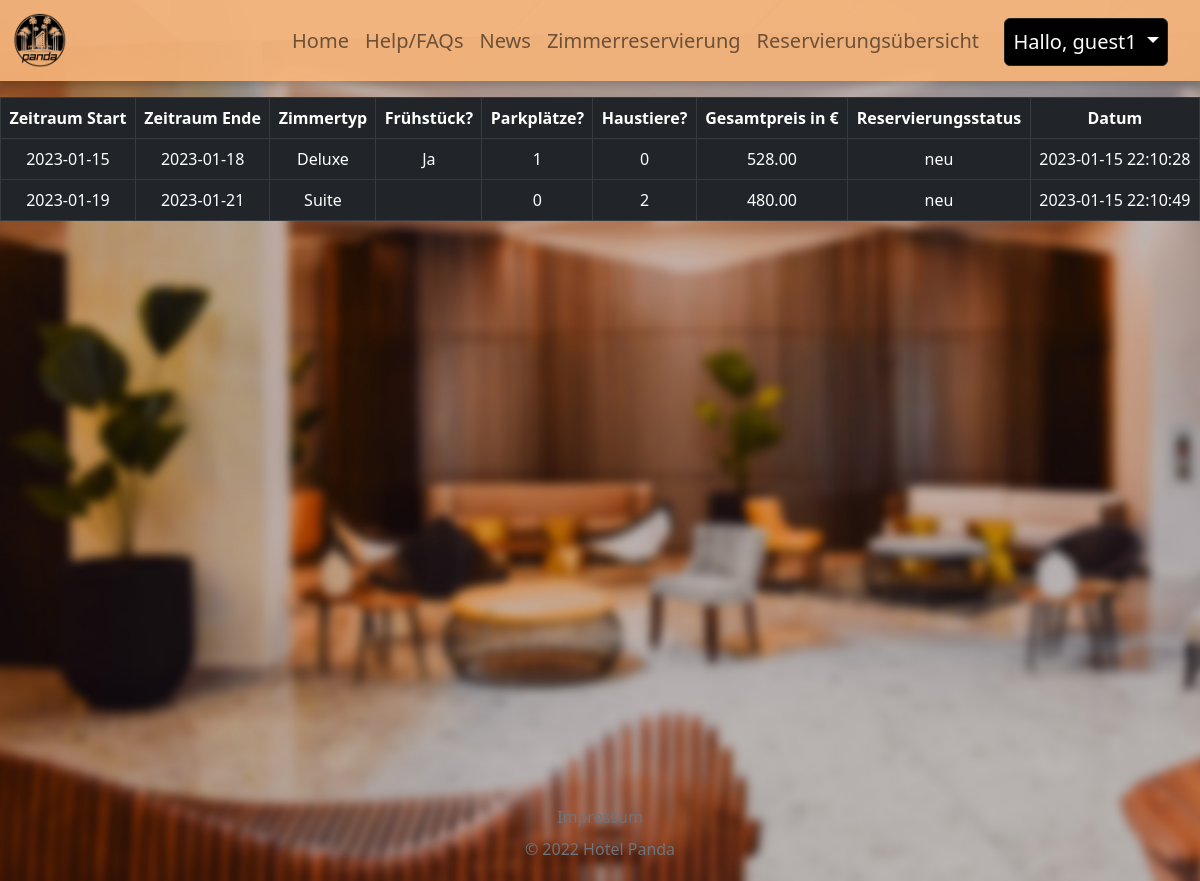
The app's page /index.php?page=reservierungsuebersicht (signed in) with its own data.
### tables this page shows
CREATE TABLE `reservations` (
  `usersId` int(11) NOT NULL,
  `start_date` date NOT NULL,
  `end_date` date NOT NULL,
  `room_type` varchar(255) NOT NULL,
  `breakfast` varchar(255) NOT NULL,
  `parking` varchar(255) NOT NULL,
  `pets` varchar(255) NOT NULL,
  `total_cost` decimal(10,2) NOT NULL,
  `status` varchar(255) NOT NULL,
  `reservation_date` timestamp NOT NULL DEFAULT current_timestamp()
);

### utils/roleinc.php (called while the page is built, shortened)
<?php
$anon =  false;
if(isset($_SESSION["userid"])){
    $userRole = $_SESSION["userrole"];
    switch($userRole){
        case "guest":
            $guest = true;
            break;
    }
}
else{
    $anon = true;
}
?>

### inc/reservierungsuebersicht.php (the view, shortened to what this page needs)
<?php
if (!$guest && !$admin) {
  echo '<p class="fs-1 text-white">Bitte melden Sie an, <br> um die Reservierungsübersicht einzusehen!</p> ';
  header('Refresh: 2; URL = index.php?page=login');
} else { ?>
  <div class="overflow-auto body-home d-flex flex-column min-vh-100 bg-image-blur text-center">
    <?php include './utils/funktionsinc.php';
    include "./utils/dbaccess.php";
    if (isset($_SESSION['userid'])) {
      $userId = $_SESSION['userid'];
    }
$query = "SELECT * FROM reservations WHERE usersId='$userId'";
$result = mysqli_query($conn, $query);
echo '
<div class="table-responsive">
<table class="table table-bordered table-dark mt-3">
      <thead>
        <tr>
          <th scope="col">Zeitraum Start</th>
          <th scope="col">Zeitraum Ende</th>
          <th scope="col">Zimmertyp</th>
          <th scope="col">Frühstück?</th>
          <th scope="col">Parkplätze?</th>
          <th scope="col">Haustiere?</th>
          <th scope="col">Gesamtpreis in €</th>
          <th scope="col">Reservierungsstatus</th>
          <th scope="col">Datum</th>
        </tr>
      </thead>';
while ($row = mysqli_fetch_assoc($result)) {
 echo "<tr>";
 echo "<td><font color='white'>" . $row['start_date'] . "</td>";
 echo "<td><font color='white'>" . $row['end_date'] . "</td>";
 echo "<td><font color='white'>" . $row['room_type'] . "</td>";
 echo "<td><font color='white'>" . $row['breakfast'] . "</td>";
 echo "<td><font color='white'>" . $row['parking'] . "</td>";
 echo "<td><font color='white'>" . $row['pets'] . "</td>";
 echo "<td><font color='white'>" . $row['total_cost'] . "</td>";
 echo "<td><font color='white'>" . $row['status'] . "</td>";
 echo "<td><font color='white'>" . $row['reservation_date'] . "</td>";
 echo "</tr>";
}
echo "</table></div>";
mysqli_close($conn);}?>

### index.php (shortened to what this page needs)
<!doctype html>
<html lang="en">
<?php include_once './utils/headinc.php';
?>
<body class="overflow-auto body-home d-flex flex-column min-vh-100 bg-image text-center">
    <?php include_once './utils/navigation.php'; ?>
    <?php include './utils/roleinc.php'; ?>
    <?php
    $page = (isset($_GET['page'])) ? $_GET['page'] : "landing";
    $pages = [
        "landing" => "./inc/landing.php",
        "news" => "inc/news.php",
        "faq" => 'inc/faq.php',
        "login" => "inc/login.php",
        "profile" => "inc/profile.php",
        "register" => "inc/register.php",
        "reservation" => "inc/reservation.php",
        "reservierungsuebersicht" => "inc/reservierungsuebersicht.php",
        "admin" => "inc/admin.php",
        "adminres" => "inc/adminres.php",
        "impressum" => "inc/impressum.php",
        "createnews" => "inc/news-create.php",
        "delnews" => "inc/news-del.php"
    ];
    if (isset($pages[$page])) {
        if (file_exists($pages[$page])) {
            include $pages[$page];
        }
    } else {
        echo  '<p class="   text-center mx-auto fs-2 text-dark bg-light bg-opacity-75 w-50 rounded">Die Seite '.$page . ' wurde leider nicht gefunden.<br> Wenden Sie sich an useren Admin (admin@imperial-panda.at) für weitere Informationen!</p>';
    }
    include_once './utils/footer.php'; ?>
</body>
</html>

### utils/headinc.php (shortened to what this page needs)
<head>
  <link href="https://cdn.jsdelivr.net/npm/bootstrap@5.2.2/dist/css/bootstrap.min.css" rel="stylesheet">
  <link rel="stylesheet" href="res/css/styles.css" />
</head>

### utils/navigation.php (shortened to what this page needs)
<?php
include_once 'roleinc.php';
?>
<nav class="navbar navbar-expand-lg ">
    <div class="container-fluid">
        <a class="navbar-brand" href="index.php"><img src="res/img/logo5.png" width="55" alt="" class="d-inline-block align-middle mr-2"></a>
        <div class="collapse navbar-collapse " id="navbarSupportedContent">
            <ul class="navbar-nav mx-auto mb-2 mb-lg-0 ">
                <li class="nav-item lead fw-normal ">
                    <a class="nav-link" aria-current="page" href="index.php">Home</a>
                </li>
                <li class="nav-item lead  fw-normal">
                    <a class="nav-link " href="index.php?page=faq">Help/FAQs</a>
                </li>
                <li class="nav-item lead  fw-normal">
                    <a class="nav-link" href="index.php?page=news">News</a>
                </li>
                <?php
                if (!$anon && $guest) {
                    echo '
                <li class="nav-item lead fw-normal">
                    <a class="nav-link  " href="index.php?page=reservation">Zimmerreservierung</a>
                </li>
                <li class=" lead fw-normal nav-item">
                    <a class="nav-link lead " href="index.php?page=reservierungsuebersicht">Reservierungsübersicht</a>
                </li>
            ';
                }
                if ($guest) {
                    echo '
                    <div class="nav-item dropdown last-item lead " >
                    <a class="nav-link dropdown-toggle btn btn-dark dropdown-toggle lead" href="#" role="button" data-bs-toggle="dropdown" aria-expanded="false">Hallo, ' . $_SESSION["useruid"] . '  </a>
                    <ul class="dropdown-menu dropdown-menu-end  ">
                        <li><a class="dropdown-item" href="index.php?page=profile">Profilverwaltung</a></li>
                          <li><a class="dropdown-item" href="utils/logoutinc.php">Logout</a></li>
                    </ul>
                </div >
                ';
                }
                ?>
            </ul>
        </div>
    </div>
</nav>

### utils/footer.php (shortened to what this page needs)
<footer class="footer mt-auto py-1 pt-4">
<div class="text-muted">
    <ul class="nav justify-content-center">
        <a href="index.php?page=impressum" class="nav-link text-muted">Impressum</a>
    </ul>
    <p class="text-center"> &copy 2022 Hotel Panda</p>
    </div>
</footer>

### res/css/styles.css (style rules this page uses)
:root { --main-color: #f6b47aec; --font-color: #0a1d25; --sec-color: #873D48; --ter-color: #b7f8f8; --faq-color: #ffe1c7; }
.navbar { box-shadow: 0 4px 6px 0 rgba(22, 22, 26, 0.18); background-color: var(--main-color); }
.btn { background-color: #000000; color: #ffffff !important; }
.bg-image { background-image: url("../img/welcome.jpg"); height: 100vh; background-size: cover; background-position: center; background-attachment: fixed; background-repeat: no-repeat; }
.bg-image-blur { background-image: url("../img/welcome-blur.jpg"); height: 100vh; background-size: cover; background-position: center; background-attachment: fixed; background-repeat: no-repeat; }
@media screen and (min-width: 1000px) { .last-item { position: absolute; right: 2rem; } }

### records on screen
reservations: start_date "2023-01-15", end_date "2023-01-18", room_type "Deluxe", breakfast "Ja", parking "1", pets "0", total_cost "528.00", status "neu", reservation_date "2023-01-15 22:10:28"
reservations: start_date "2023-01-19", end_date "2023-01-21", room_type "Suite", parking "0", pets "2", total_cost "480.00", status "neu", reservation_date "2023-01-15 22:10:49"

### other values on screen
$_SESSION["useruid"] "guest1"
